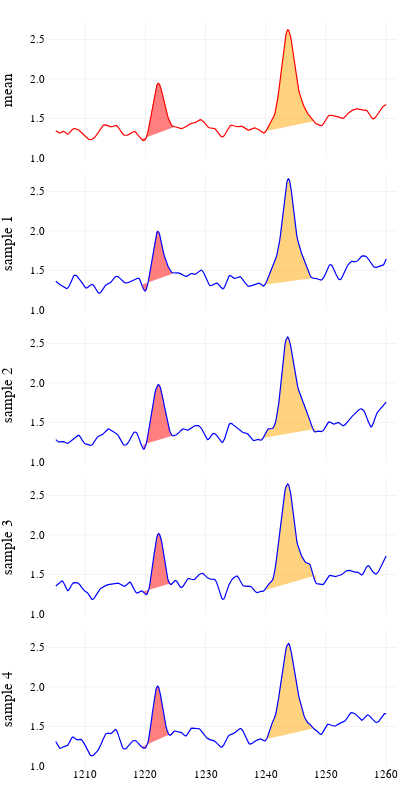

Notebook source saved alongside this figure:
### Markdown cell above
Visualize the integration bounds, either by [plotting some draws](https://nluetts.github.io/NoisySignalIntegration.jl/dev/guide/#plot_mc_draws) or generating a GIF with `NoisySignalIntegration.animate_draws()`:

### Code cell
plot(unc_signal, [leftbnd, rightbnd]; local_baseline=true, draws=4, size=(400, 800), ylims=(1.0, 2.7))

### Figure 1 — Plotly figure (JSON) as saved in the notebook; plotly's stock layout.template omitted (floating-point values rounded to 4 significant figures; data arrays with more than 128 entries replaced by an {"elided": "..."} marker saying what was removed)
{"data": [{"colorbar": {"title": {"text": ""}}, "fill": "tozeroy", "fillcolor": "rgba(255, 0, 0, 0.500)", "legendgroup": "", "line": {"color": "rgba(68, 119, 170, 1.000)", "dash": "solid", "shape": "linear", "width": 0}, "mode": "lines", "name": "", "showlegend": false, "type": "scatter", "x": [1219.0, 1220.0, 1220.0, 1220.0, 1220.0, 1220.0, 1220.0, 1221.0, 1221.0, 1221.0, 1221, 1221.0, 1221.0, 1221.0, 1222.0, 1222.0, 1222.0, 1222.0, 1222.0, 1222.0, 1222.0, 1223.0, 1223.0, 1223.0, 1223.0, 1223.0, 1223.0, 1224.0, 1224.0, 1224.0, 1224, 1224.0, 1224.0, 1224.0, 1225.0, 1225.0, 1225.0, 1225.0, 1219.0], "xaxis": "x", "y": [1.229, 1.217, 1.217, 1.227, 1.247, 1.28, 1.325, 1.38, 1.443, 1.509, 1.578, 1.647, 1.714, 1.778, 1.836, 1.885, 1.921, 1.941, 1.944, 1.929, 1.9, 1.858, 1.809, 1.758, 1.706, 1.657, 1.61, 1.567, 1.527, 1.491, 1.46, 1.436, 1.417, 1.406, 1.399, 1.395, 1.392, 1.393, 1.237], "yaxis": "y", "zmax": null, "zmin": null}, {"colorbar": {"title": {"text": ""}}, "fill": "tozeroy", "fillcolor": "rgba(255, 165, 0, 0.500)", "legendgroup": "", "line": {"color": "rgba(238, 102, 119, 1.000)", "dash": "solid", "shape": "linear", "width": 0}, "mode": "lines", "name": "", "showlegend": false, "type": "scatter", "x": [1239.0, 1240.0, 1240.0, 1240.0, 1240.0, 1240.0, 1240.0, 1240.0, 1241.0, 1241.0, 1241.0, 1241.0, 1241.0, 1241.0, 1242.0, 1242.0, 1242.0, 1242, 1242.0, 1242.0, 1242.0, 1243.0, 1243.0, 1243.0, 1243.0, 1243.0, 1243.0, 1244.0, 1244.0, 1244.0, 1244.0, 1244.0, 1244.0, 1244.0, 1245.0, 1245.0, 1245.0, 1245, 1245.0, 1245.0, 1245.0, 1246.0, 1246.0, 1246.0, 1246.0, 1246.0, 1246.0, 1246.0, 1247.0, 1247.0, 1247.0, 1247.0, 1247.0, 1247.0, 1248.0, 1248.0, 1248.0, 1248.0, 1248.0, 1239.0], "xaxis": "x", "y": [1.32, 1.315, 1.316, 1.324, 1.34, 1.36, 1.383, 1.406, 1.426, 1.444, 1.461, 1.48, 1.503, 1.535, 1.576, 1.628, 1.691, 1.764, 1.845, 1.935, 2.032, 2.133, 2.234, 2.332, 2.423, 2.5, 2.562, 2.603, 2.623, 2.619, 2.592, 2.544, 2.478, 2.399, 2.312, 2.222, 2.134, 2.053, 1.98, 1.917, 1.863, 1.817, 1.776, 1.74, 1.708, 1.678, 1.65, 1.624, 1.6, 1.58, 1.563, 1.547, 1.532, 1.516, 1.499, 1.481, 1.465, 1.455, 1.462, 1.328], "yaxis": "y", "zmax": null, "zmin": null}, {"colorbar": {"title": {"text": ""}}, "legendgroup": "", "line": {"color": "rgba(255, 0, 0, 1.000)", "dash": "solid", "shape": "linear", "width": 1.2}, "mode": "lines", "name": "", "showlegend": false, "type": "scatter", "x": {"elided": "367 float values"}, "xaxis": "x", "y": {"elided": "367 float values"}, "yaxis": "y", "zmax": null, "zmin": null}, {"colorbar": {"title": {"text": ""}}, "fill": "tozeroy", "fillcolor": "rgba(255, 0, 0, 0.500)", "legendgroup": "", "line": {"color": "rgba(68, 119, 170, 1.000)", "dash": "solid", "shape": "linear", "width": 0}, "mode": "lines", "name": "", "showlegend": false, "type": "scatter", "x": [1219.0, 1220.0, 1220.0, 1220.0, 1220.0, 1220.0, 1220.0, 1221.0, 1221.0, 1221.0, 1221, 1221.0, 1221.0, 1221.0, 1222.0, 1222.0, 1222.0, 1222.0, 1222.0, 1222.0, 1222.0, 1223.0, 1223.0, 1223.0, 1223.0, 1223.0, 1223.0, 1224.0, 1224.0, 1224.0, 1224, 1224.0, 1224.0, 1224.0, 1225.0, 1225.0, 1225.0, 1219.0], "xaxis": "x", "y": [1.296, 1.262, 1.241, 1.236, 1.249, 1.281, 1.33, 1.39, 1.459, 1.532, 1.607, 1.683, 1.758, 1.829, 1.893, 1.945, 1.979, 1.993, 1.985, 1.957, 1.912, 1.857, 1.798, 1.742, 1.692, 1.651, 1.617, 1.588, 1.561, 1.536, 1.514, 1.494, 1.48, 1.471, 1.467, 1.467, 1.46, 1.319], "yaxis": "y2", "zmax": null, "zmin": null}, {"colorbar": {"title": {"text": ""}}, "fill": "tozeroy", "fillcolor": "rgba(255, 165, 0, 0.500)", "legendgroup": "", "line": {"color": "rgba(238, 102, 119, 1.000)", "dash": "solid", "shape": "linear", "width": 0}, "mode": "lines", "name": "", "showlegend": false, "type": "scatter", "x": [1239.0, 1239.0, 1239.0, 1240.0, 1240.0, 1240.0, 1240.0, 1240.0, 1240.0, 1240.0, 1241.0, 1241.0, 1241.0, 1241.0, 1241.0, 1241.0, 1242.0, 1242.0, 1242.0, 1242, 1242.0, 1242.0, 1242.0, 1243.0, 1243.0, 1243.0, 1243.0, 1243.0, 1243.0, 1244.0, 1244.0, 1244.0, 1244.0, 1244.0, 1244.0, 1244.0, 1245.0, 1245.0, 1245.0, 1245, 1245.0, 1245.0, 1245.0, 1246.0, 1246.0, 1246.0, 1246.0, 1246.0, 1246.0, 1246.0, 1247.0, 1247.0, 1247.0, 1247.0, 1247.0, 1247.0, 1248.0, 1248.0, 1248.0, 1248, 1248.0, 1248.0, 1248.0, 1249.0, 1249.0, 1239.0], "xaxis": "x", "y": [1.332, 1.313, 1.304, 1.301, 1.306, 1.321, 1.344, 1.372, 1.401, 1.429, 1.455, 1.479, 1.503, 1.529, 1.558, 1.589, 1.622, 1.659, 1.699, 1.746, 1.804, 1.873, 1.956, 2.052, 2.156, 2.265, 2.372, 2.471, 2.554, 2.616, 2.653, 2.66, 2.637, 2.584, 2.506, 2.41, 2.304, 2.198, 2.099, 2.012, 1.94, 1.882, 1.835, 1.795, 1.759, 1.727, 1.695, 1.664, 1.633, 1.602, 1.569, 1.536, 1.504, 1.474, 1.448, 1.427, 1.413, 1.404, 1.4, 1.399, 1.399, 1.399, 1.396, 1.392, 1.41, 1.312], "yaxis": "y2", "zmax": null, "zmin": null}, {"colorbar": {"title": {"text": ""}}, "legendgroup": "", "line": {"color": "rgba(0, 0, 255, 1.000)", "dash": "solid", "shape": "linear", "width": 1.2}, "mode": "lines", "name": "", "showlegend": false, "type": "scatter", "x": {"elided": "367 float values"}, "xaxis": "x", "y": {"elided": "367 float values"}, "yaxis": "y2", "zmax": null, "zmin": null}, {"colorbar": {"title": {"text": ""}}, "fill": "tozeroy", "fillcolor": "rgba(255, 0, 0, 0.500)", "legendgroup": "", "line": {"color": "rgba(68, 119, 170, 1.000)", "dash": "solid", "shape": "linear", "width": 0}, "mode": "lines", "name": "", "showlegend": false, "type": "scatter", "x": [1220.0, 1220.0, 1220.0, 1220.0, 1220.0, 1221.0, 1221.0, 1221.0, 1221, 1221.0, 1221.0, 1221.0, 1222.0, 1222.0, 1222.0, 1222.0, 1222.0, 1222.0, 1222.0, 1223.0, 1223.0, 1223.0, 1223.0, 1223.0, 1223.0, 1224.0, 1224.0, 1224.0, 1224, 1224.0, 1224.0, 1224.0, 1225.0, 1225.0, 1225.0, 1220.0], "xaxis": "x", "y": [1.161, 1.18, 1.216, 1.269, 1.336, 1.413, 1.492, 1.57, 1.643, 1.709, 1.769, 1.824, 1.875, 1.919, 1.953, 1.973, 1.977, 1.964, 1.935, 1.893, 1.841, 1.783, 1.721, 1.66, 1.6, 1.543, 1.49, 1.441, 1.399, 1.366, 1.344, 1.332, 1.328, 1.33, 1.335, 1.218], "yaxis": "y3", "zmax": null, "zmin": null}, {"colorbar": {"title": {"text": ""}}, "fill": "tozeroy", "fillcolor": "rgba(255, 165, 0, 0.500)", "legendgroup": "", "line": {"color": "rgba(238, 102, 119, 1.000)", "dash": "solid", "shape": "linear", "width": 0}, "mode": "lines", "name": "", "showlegend": false, "type": "scatter", "x": [1239.0, 1239.0, 1239.0, 1239.0, 1240.0, 1240.0, 1240.0, 1240.0, 1240.0, 1240.0, 1240.0, 1241.0, 1241.0, 1241.0, 1241.0, 1241.0, 1241.0, 1242.0, 1242.0, 1242.0, 1242, 1242.0, 1242.0, 1242.0, 1243.0, 1243.0, 1243.0, 1243.0, 1243.0, 1243.0, 1244.0, 1244.0, 1244.0, 1244.0, 1244.0, 1244.0, 1244.0, 1245.0, 1245.0, 1245.0, 1245, 1245.0, 1245.0, 1245.0, 1246.0, 1246.0, 1246.0, 1246.0, 1246.0, 1246.0, 1246.0, 1247.0, 1247.0, 1247.0, 1247.0, 1247.0, 1247.0, 1248.0, 1248.0, 1248.0, 1248, 1248.0, 1248.0, 1248.0, 1248.0, 1239.0], "xaxis": "x", "y": [1.276, 1.272, 1.276, 1.287, 1.306, 1.331, 1.356, 1.38, 1.399, 1.411, 1.418, 1.419, 1.418, 1.417, 1.421, 1.432, 1.453, 1.483, 1.526, 1.582, 1.653, 1.74, 1.841, 1.955, 2.076, 2.197, 2.311, 2.411, 2.491, 2.547, 2.577, 2.583, 2.566, 2.53, 2.479, 2.417, 2.346, 2.272, 2.197, 2.126, 2.06, 2.002, 1.952, 1.909, 1.872, 1.839, 1.809, 1.781, 1.754, 1.726, 1.698, 1.669, 1.64, 1.61, 1.579, 1.545, 1.508, 1.471, 1.435, 1.406, 1.387, 1.378, 1.377, 1.378, 1.419, 1.296], "yaxis": "y3", "zmax": null, "zmin": null}, {"colorbar": {"title": {"text": ""}}, "legendgroup": "", "line": {"color": "rgba(0, 0, 255, 1.000)", "dash": "solid", "shape": "linear", "width": 1.2}, "mode": "lines", "name": "", "showlegend": false, "type": "scatter", "x": {"elided": "367 float values"}, "xaxis": "x", "y": {"elided": "367 float values"}, "yaxis": "y3", "zmax": null, "zmin": null}, {"colorbar": {"title": {"text": ""}}, "fill": "tozeroy", "fillcolor": "rgba(255, 0, 0, 0.500)", "legendgroup": "", "line": {"color": "rgba(68, 119, 170, 1.000)", "dash": "solid", "shape": "linear", "width": 0}, "mode": "lines", "name": "", "showlegend": false, "type": "scatter", "x": [1219.0, 1220.0, 1220.0, 1220.0, 1220.0, 1220.0, 1220.0, 1221.0, 1221.0, 1221.0, 1221, 1221.0, 1221.0, 1221.0, 1222.0, 1222.0, 1222.0, 1222.0, 1222.0, 1222.0, 1222.0, 1223.0, 1223.0, 1223.0, 1223.0, 1223.0, 1223.0, 1224.0, 1224.0, 1224.0, 1224, 1224.0, 1224.0, 1224.0, 1225.0, 1225.0, 1225.0, 1225.0, 1225.0, 1219.0], "xaxis": "x", "y": [1.285, 1.275, 1.262, 1.249, 1.243, 1.247, 1.267, 1.304, 1.357, 1.424, 1.502, 1.588, 1.676, 1.764, 1.846, 1.916, 1.97, 2.005, 2.017, 2.008, 1.978, 1.929, 1.865, 1.79, 1.71, 1.632, 1.559, 1.496, 1.445, 1.407, 1.382, 1.371, 1.373, 1.384, 1.399, 1.413, 1.421, 1.421, 1.404, 1.277], "yaxis": "y4", "zmax": null, "zmin": null}, {"colorbar": {"title": {"text": ""}}, "fill": "tozeroy", "fillcolor": "rgba(255, 165, 0, 0.500)", "legendgroup": "", "line": {"color": "rgba(238, 102, 119, 1.000)", "dash": "solid", "shape": "linear", "width": 0}, "mode": "lines", "name": "", "showlegend": false, "type": "scatter", "x": [1239.0, 1239.0, 1239.0, 1239.0, 1240.0, 1240.0, 1240.0, 1240.0, 1240.0, 1240.0, 1240.0, 1241.0, 1241.0, 1241.0, 1241.0, 1241.0, 1241.0, 1242.0, 1242.0, 1242.0, 1242, 1242.0, 1242.0, 1242.0, 1243.0, 1243.0, 1243.0, 1243.0, 1243.0, 1243.0, 1244.0, 1244.0, 1244.0, 1244.0, 1244.0, 1244.0, 1244.0, 1245.0, 1245.0, 1245.0, 1245, 1245.0, 1245.0, 1245.0, 1246.0, 1246.0, 1246.0, 1246.0, 1246.0, 1246.0, 1246.0, 1247.0, 1247.0, 1247.0, 1247.0, 1247.0, 1247.0, 1248.0, 1248.0, 1248.0, 1248, 1248.0, 1248.0, 1248.0, 1248.0, 1239.0], "xaxis": "x", "y": [1.279, 1.283, 1.282, 1.282, 1.286, 1.296, 1.312, 1.332, 1.352, 1.369, 1.382, 1.391, 1.398, 1.407, 1.425, 1.456, 1.504, 1.569, 1.65, 1.743, 1.844, 1.949, 2.056, 2.161, 2.262, 2.356, 2.439, 2.51, 2.567, 2.61, 2.637, 2.646, 2.634, 2.598, 2.539, 2.46, 2.366, 2.264, 2.162, 2.069, 1.988, 1.923, 1.872, 1.832, 1.799, 1.77, 1.743, 1.718, 1.695, 1.675, 1.66, 1.651, 1.646, 1.643, 1.64, 1.631, 1.612, 1.582, 1.542, 1.497, 1.453, 1.417, 1.394, 1.389, 1.488, 1.278], "yaxis": "y4", "zmax": null, "zmin": null}, {"colorbar": {"title": {"text": ""}}, "legendgroup": "", "line": {"color": "rgba(0, 0, 255, 1.000)", "dash": "solid", "shape": "linear", "width": 1.2}, "mode": "lines", "name": "", "showlegend": false, "type": "scatter", "x": {"elided": "367 float values"}, "xaxis": "x", "y": {"elided": "367 float values"}, "yaxis": "y4", "zmax": null, "zmin": null}, {"colorbar": {"title": {"text": ""}}, "fill": "tozeroy", "fillcolor": "rgba(255, 0, 0, 0.500)", "legendgroup": "", "line": {"color": "rgba(68, 119, 170, 1.000)", "dash": "solid", "shape": "linear", "width": 0}, "mode": "lines", "name": "", "showlegend": false, "type": "scatter", "x": [1219.0, 1220.0, 1220.0, 1220.0, 1220.0, 1220.0, 1220.0, 1220.0, 1221.0, 1221.0, 1221.0, 1221, 1221.0, 1221.0, 1221.0, 1222.0, 1222.0, 1222.0, 1222.0, 1222.0, 1222.0, 1222.0, 1223.0, 1223.0, 1223.0, 1223.0, 1223.0, 1223.0, 1224.0, 1224.0, 1224.0, 1224, 1224.0, 1224.0, 1224.0, 1225.0, 1225.0, 1225.0, 1225.0, 1219.0], "xaxis": "x", "y": [1.248, 1.23, 1.224, 1.221, 1.223, 1.234, 1.256, 1.292, 1.344, 1.411, 1.49, 1.578, 1.669, 1.758, 1.841, 1.911, 1.966, 2.0, 2.009, 1.993, 1.955, 1.897, 1.829, 1.756, 1.684, 1.617, 1.557, 1.505, 1.46, 1.424, 1.399, 1.387, 1.387, 1.397, 1.412, 1.427, 1.437, 1.44, 1.428, 1.235], "yaxis": "y5", "zmax": null, "zmin": null}, {"colorbar": {"title": {"text": ""}}, "fill": "tozeroy", "fillcolor": "rgba(255, 165, 0, 0.500)", "legendgroup": "", "line": {"color": "rgba(238, 102, 119, 1.000)", "dash": "solid", "shape": "linear", "width": 0}, "mode": "lines", "name": "", "showlegend": false, "type": "scatter", "x": [1240.0, 1240.0, 1240.0, 1240.0, 1240.0, 1240.0, 1240.0, 1241.0, 1241.0, 1241.0, 1241.0, 1241.0, 1241.0, 1242.0, 1242.0, 1242.0, 1242, 1242.0, 1242.0, 1242.0, 1243.0, 1243.0, 1243.0, 1243.0, 1243.0, 1243.0, 1244.0, 1244.0, 1244.0, 1244.0, 1244.0, 1244.0, 1244.0, 1245.0, 1245.0, 1245.0, 1245, 1245.0, 1245.0, 1245.0, 1246.0, 1246.0, 1246.0, 1246.0, 1246.0, 1246.0, 1246.0, 1247.0, 1247.0, 1247.0, 1247.0, 1247.0, 1247.0, 1248.0, 1248.0, 1248.0, 1248, 1248.0, 1248.0, 1240.0], "xaxis": "x", "y": [1.32, 1.314, 1.316, 1.327, 1.348, 1.38, 1.417, 1.456, 1.493, 1.524, 1.549, 1.572, 1.598, 1.63, 1.672, 1.726, 1.792, 1.866, 1.947, 2.031, 2.116, 2.2, 2.281, 2.356, 2.424, 2.48, 2.522, 2.546, 2.549, 2.531, 2.492, 2.436, 2.367, 2.292, 2.214, 2.14, 2.071, 2.008, 1.95, 1.896, 1.846, 1.798, 1.753, 1.711, 1.671, 1.635, 1.604, 1.579, 1.56, 1.548, 1.539, 1.531, 1.521, 1.508, 1.493, 1.478, 1.466, 1.464, 1.477, 1.329], "yaxis": "y5", "zmax": null, "zmin": null}, {"colorbar": {"title": {"text": ""}}, "legendgroup": "", "line": {"color": "rgba(0, 0, 255, 1.000)", "dash": "solid", "shape": "linear", "width": 1.2}, "mode": "lines", "name": "", "showlegend": false, "type": "scatter", "x": {"elided": "367 float values"}, "xaxis": "x", "y": {"elided": "367 float values"}, "yaxis": "y5", "zmax": null, "zmin": null}], "layout": {"annotations": [], "height": 800, "margin": {"b": 20, "l": 0, "r": 0, "t": 20}, "paper_bgcolor": "rgba(255, 255, 255, 1.000)", "plot_bgcolor": "rgba(255, 255, 255, 1.000)", "showlegend": false, "width": 400, "xaxis": {"anchor": "y5", "domain": [0.1147, 0.9902], "gridcolor": "rgba(34, 34, 85, 0.100)", "gridwidth": 0.5, "linecolor": "rgba(0, 0, 0, 1)", "mirror": false, "range": [1203.0, 1262.0], "showgrid": true, "showline": false, "showticklabels": true, "tickangle": 0, "tickcolor": "rgba(0, 0, 0, 0)", "tickfont": {"color": "rgba(0, 0, 0, 1)", "family": "sans-serif", "size": 11}, "tickmode": "array", "ticks": "inside", "ticktext": ["1210", "1220", "1230", "1240", "1250", "1260"], "tickvals": [1210, 1220, 1230, 1240, 1250, 1260], "title": {"font": {"color": "rgba(0, 0, 0, 1)", "family": "sans-serif", "size": 15}, "text": ""}, "type": "linear", "visible": true, "zeroline": false, "zerolinecolor": "rgba(0, 0, 0, 1)"}, "yaxis": {"anchor": "x", "domain": [0.8188, 0.9951], "gridcolor": "rgba(34, 34, 85, 0.100)", "gridwidth": 0.5, "linecolor": "rgba(0, 0, 0, 1)", "mirror": false, "range": [1, 2.7], "showgrid": true, "showline": false, "showticklabels": true, "tickangle": 0, "tickcolor": "rgba(0, 0, 0, 0)", "tickfont": {"color": "rgba(0, 0, 0, 1)", "family": "sans-serif", "size": 11}, "tickmode": "array", "ticks": "inside", "ticktext": ["1.0", "1.5", "2.0", "2.5"], "tickvals": [1, 1.5, 2, 2.5], "title": {"font": {"color": "rgba(0, 0, 0, 1)", "family": "sans-serif", "size": 15}, "text": "mean"}, "type": "linear", "visible": true, "zeroline": false, "zerolinecolor": "rgba(0, 0, 0, 1)"}, "yaxis2": {"anchor": "x", "domain": [0.6188, 0.7951], "gridcolor": "rgba(34, 34, 85, 0.100)", "gridwidth": 0.5, "linecolor": "rgba(0, 0, 0, 1)", "mirror": false, "range": [1, 2.7], "showgrid": true, "showline": false, "showticklabels": true, "tickangle": 0, "tickcolor": "rgba(0, 0, 0, 0)", "tickfont": {"color": "rgba(0, 0, 0, 1)", "family": "sans-serif", "size": 11}, "tickmode": "array", "ticks": "inside", "ticktext": ["1.0", "1.5", "2.0", "2.5"], "tickvals": [1, 1.5, 2, 2.5], "title": {"font": {"color": "rgba(0, 0, 0, 1)", "family": "sans-serif", "size": 15}, "text": "sample 1"}, "type": "linear", "visible": true, "zeroline": false, "zerolinecolor": "rgba(0, 0, 0, 1)"}, "yaxis3": {"anchor": "x", "domain": [0.4188, 0.5951], "gridcolor": "rgba(34, 34, 85, 0.100)", "gridwidth": 0.5, "linecolor": "rgba(0, 0, 0, 1)", "mirror": false, "range": [1, 2.7], "showgrid": true, "showline": false, "showticklabels": true, "tickangle": 0, "tickcolor": "rgba(0, 0, 0, 0)", "tickfont": {"color": "rgba(0, 0, 0, 1)", "family": "sans-serif", "size": 11}, "tickmode": "array", "ticks": "inside", "ticktext": ["1.0", "1.5", "2.0", "2.5"], "tickvals": [1, 1.5, 2, 2.5], "title": {"font": {"color": "rgba(0, 0, 0, 1)", "family": "sans-serif", "size": 15}, "text": "sample 2"}, "type": "linear", "visible": true, "zeroline": false, "zerolinecolor": "rgba(0, 0, 0, 1)"}, "yaxis4": {"anchor": "x", "domain": [0.2188, 0.3951], "gridcolor": "rgba(34, 34, 85, 0.100)", "gridwidth": 0.5, "linecolor": "rgba(0, 0, 0, 1)", "mirror": false, "range": [1, 2.7], "showgrid": true, "showline": false, "showticklabels": true, "tickangle": 0, "tickcolor": "rgba(0, 0, 0, 0)", "tickfont": {"color": "rgba(0, 0, 0, 1)", "family": "sans-serif", "size": 11}, "tickmode": "array", "ticks": "inside", "ticktext": ["1.0", "1.5", "2.0", "2.5"], "tickvals": [1, 1.5, 2, 2.5], "title": {"font": {"color": "rgba(0, 0, 0, 1)", "family": "sans-serif", "size": 15}, "text": "sample 3"}, "type": "linear", "visible": true, "zeroline": false, "zerolinecolor": "rgba(0, 0, 0, 1)"}, "yaxis5": {"anchor": "x", "domain": [0.01881, 0.1951], "gridcolor": "rgba(34, 34, 85, 0.100)", "gridwidth": 0.5, "linecolor": "rgba(0, 0, 0, 1)", "mirror": false, "range": [1, 2.7], "showgrid": true, "showline": false, "showticklabels": true, "tickangle": 0, "tickcolor": "rgba(0, 0, 0, 0)", "tickfont": {"color": "rgba(0, 0, 0, 1)", "family": "sans-serif", "size": 11}, "tickmode": "array", "ticks": "inside", "ticktext": ["1.0", "1.5", "2.0", "2.5"], "tickvals": [1, 1.5, 2, 2.5], "title": {"font": {"color": "rgba(0, 0, 0, 1)", "family": "sans-serif", "size": 15}, "text": "sample 4"}, "type": "linear", "visible": true, "zeroline": false, "zerolinecolor": "rgba(0, 0, 0, 1)"}}}
